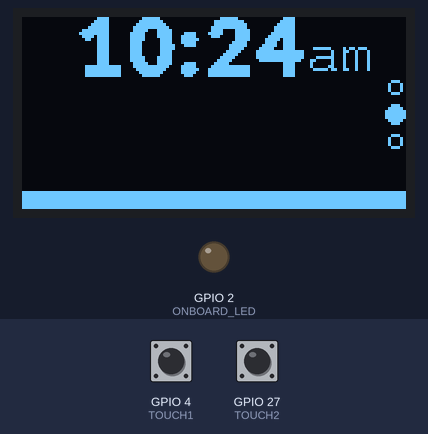
A sketch run on a simulated ESP32. On the bench: 128×64 one-colour display, output pins drawn as LEDs (lit = HIGH). The inputs (shaded band) are chosen by the test bench; at power-on: GPIO 4 (TOUCH1) HIGH, GPIO 27 (TOUCH2) HIGH. WiFi joins after 1.5 s; servers stay silent unless stated; the display library's start-up logo is not drawn; network time is answered at once with the bench clock; the local clock reads 2024-03-15 10:24:30 at power-on unless the sketch sets it; what the sketch prints to the serial monitor is not drawn.

Above: at 5.9 s.
6.0 s: GPIO 4 (TOUCH1) pulled LOW for 0.15 s
At 7.1 s:
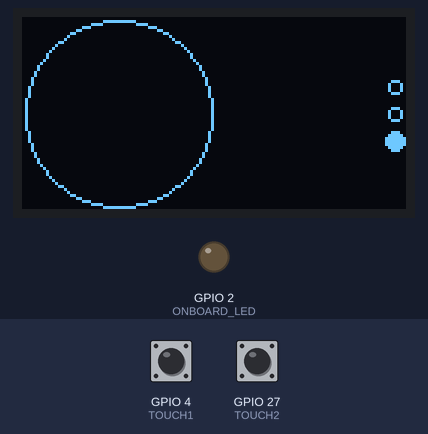
7.9 s: GPIO 4 (TOUCH1) pulled LOW for 1 s
At 10.7 s:
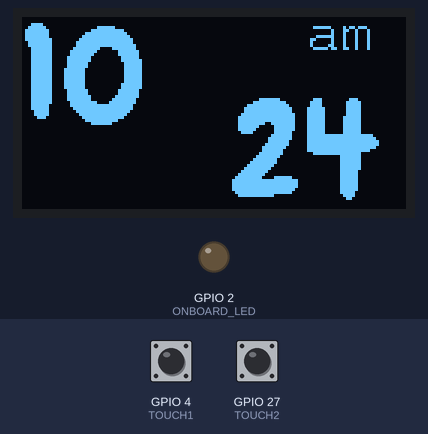
11.1 s: GPIO 27 (TOUCH2) pulled LOW for 0.15 s
At 13.6 s:
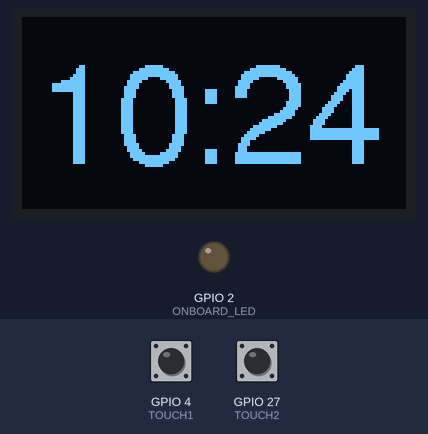
14.2 s: GPIO 27 (TOUCH2) pulled LOW for 1 s
At 16.3 s:
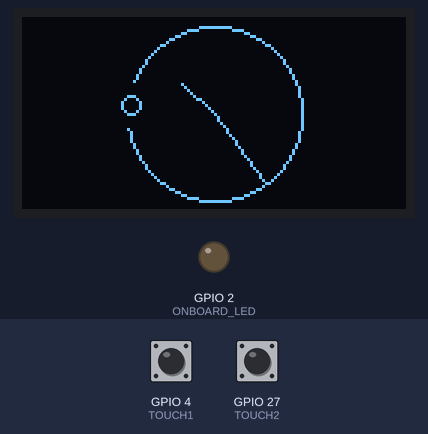
17.0 s: GPIO 27 (TOUCH2) pulled LOW for 0.15 s
At 18.1 s:
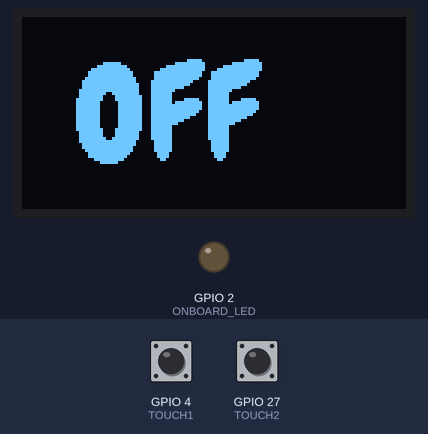
19.8 s: GPIO 4 (TOUCH1) pulled LOW for 0.15 s
At 20.04 s:
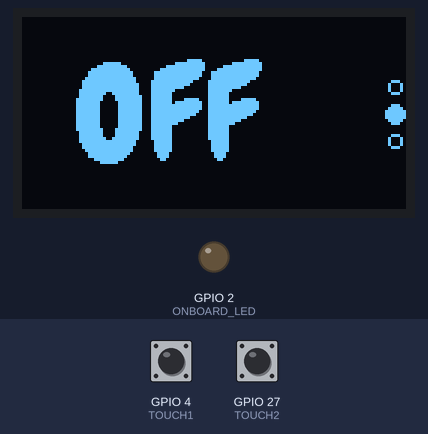
Timing chart, 0 to 22.8 s (numbered marks = the images above; inputs shaded):
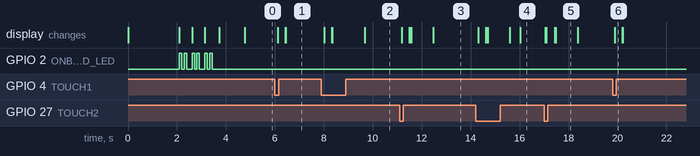

Measured:
- after the input at 6.0 s, the display: first changes after 0.12 s (image 1 shows a later state)
- after the input at 7.9 s, the display: first changes after 0.11 s (image 2 shows a later state)
- after the input at 11.1 s, the display: first changes after 0.09 s (image 3 shows a later state)
- after the input at 14.2 s, the display: first changes after 0.11 s (image 4 shows a later state)
- after the input at 17.0 s, the display: first differs from a run without the input after 0.10 s (image 5 shows a later state)
- after the input at 19.8 s, the display: changes after 0.09 s (image 6)
- what the display in image 5 shows lasts 0.9 s, from 17.5 s to 18.4 s

The sketch:

table_time.ino
```cpp
#include <SPI.h>
#include <Wire.h>
#include <Adafruit_GFX.h>
#include <Adafruit_SSD1306.h>
#include <HTTPClient.h>
#include <WiFiUdp.h>
#include <NTPClient.h>
#include <Fonts/FreeSansBold12pt7b.h>
#include <Fonts/FreeMono9pt7b.h>
#include <Fonts/FreeSans12pt7b.h>
#include <Fonts/FreeSans24pt7b.h>
#include "Lato_Heavy_26.h"
#include "Chewy_Regular_45.h"
#include <time.h>

#define TOUCH_THRESHOLD 30
#define TOUCH1 4 // GPIO 4 for touch 1
#define TOUCH2 27 // GPIO 27 for touch 2

#define FRAME0_TITLE_LOOP 30; // loop count for how much time the title is shown

#define ONBOARD_LED 2

#define LOOP_DELAY 50 // 50 ms
#define TIME_UPDATE_LOOP_COUNT 100 //update time after 20 loops
int time_update_loop_count_variable= TIME_UPDATE_LOOP_COUNT;

#define NO_OF_DIFF_CLOCK 4 // no of different clocks in FRAME 0

#define SCREEN_WIDTH 128
#define SCREEN_HEIGHT 64
#define OLED_RESET -1


int time_update_loop= 0;

Adafruit_SSD1306 display(SCREEN_WIDTH, SCREEN_HEIGHT, &Wire, OLED_RESET);

const char* ssid     = "14_A";
const char* password = "fourteena";

// const char* ssid     = "Spot";
// const char* password = "bubublabla";


bool showWindowStatus_show= true; // if window status is shown for next frame;

// const char* ssid     = "Droid";
// const char* password = "bubublabla";

int currentFrame= 1; // 0, 1 or 2 as starting frame...
int frameShift_X= 0, frameShift_y= 0;
const int frameJmp= 10; // if changed, have to change code in loop to fix

const long utcOffsetInSeconds = 19800;

WiFiUDP ntpUDP;
NTPClient timeClient(ntpUDP, "pool.ntp.org", utcOffsetInSeconds);


int date= 0, month= 0, year= 0;
int hours= 3, minutes= 0, seconds= 0;
char days[7][4]= {"SUN", "MON", "TUE", "WED", "THU", "FRI", "SAT"};
int today= 0;
char ampm[3]= "am";
time_t rawtime;
struct tm *ti;


bool touchOngoing1= false, touchOngoing2= false;
bool fstRandomTouched1= false, fstRandomTouched2= false;

int frame0_clock_no= 0;

int current_blink= 1; // counter for blinking clock
int frame0_title_remaining= 0; // counter for title

/*******************************************
***** Show WARNING through onboard led *****
*******************************************/
void warn() {
	digitalWrite(ONBOARD_LED, HIGH);
	delay(100);
	digitalWrite(ONBOARD_LED, LOW);
	delay(100);
	digitalWrite(ONBOARD_LED, HIGH);
	delay(100);
	digitalWrite(ONBOARD_LED, LOW);
	delay(200);
}

/*******************************************
***** Show ERROR through onboard led *****
*******************************************/

void error() {
	while(1) {
		digitalWrite(ONBOARD_LED, HIGH);
		delay(500);
		digitalWrite(ONBOARD_LED, LOW);
		delay(100);
	}
}

void show_no_wifi() {
	display.drawCircle(122, 5, 5, WHITE);
	display.fillCircle(122, 5, 1, WHITE);
}


void setup() {

	/**************************************
	********* General SETUP ***************
	**************************************/

	Serial.begin(115200);
	pinMode(ONBOARD_LED,OUTPUT);
	delay(10);

	/**************************************
	********* Display Setup ***************
	**************************************/

	if(!display.begin(SSD1306_SWITCHCAPVCC, 0x3C)) {
		Serial.println(F("SSD1306 allocation failed"));
		error();
	}
	display.display();
	delay(2000);
	display.clearDisplay();

	display.setTextSize(1);
	display.setTextColor(WHITE);

	/**************************************
	********* Connect to WIFI *************
	**************************************/

	Serial.print("Connecting to ");
	Serial.println(ssid);

	WiFi.begin(ssid, password);

	display.setCursor(0,SCREEN_HEIGHT/4);
	display.print("Connecting WIFI");
	display.display();

	while(WiFi.status() != WL_CONNECTED) {
		warn();
		Serial.print(".");

		display.print(".");
		display.display();
	}
	display.println(" ");
	display.println("WIFI Connected");
	display.display();

	/*******************************************
	********** Setup for NTP *******************
	*******************************************/

	timeClient.begin();

	display.println("NTP started");
	display.display();


	/******************************************
	********** END of setup *******************
	******************************************/
	delay(1000);

}


void loop() {

	// display.setTextSize(2);

	display.clearDisplay();

	if(--time_update_loop < 0) {
		updateTime();
		time_update_loop= time_update_loop_count_variable;
	}

	runTouchInterupt();


	/********************************************************
	*** For showing animation between window/frame change ***
	********************************************************/
	if(currentFrame == 0) {
		if(frameShift_y > 5) {
			frame0(frameShift_X, frameShift_y);
			frame2(frameShift_X, frameShift_y- 64);
			frameShift_y-= frameJmp;
		} else if(frameShift_y < -5) {
			frame0(frameShift_X, frameShift_y);
			frame1(frameShift_X, 64+frameShift_y);
			frameShift_y+= frameJmp;
		} else {
			frame0(0, 0);
		}
		if(frameShift_y < 5 && frameShift_y > -5) {
			frameShift_y= 0;
		}

	} else if(currentFrame == 1) {
		if(frameShift_y > 5) {
			frame1(frameShift_X, frameShift_y);
			frame0(frameShift_X, frameShift_y- 64);
			frame0_clock_no= 0;
			frameShift_y-= frameJmp;
		} else if(frameShift_y < -5) {
			frame1(frameShift_X, frameShift_y);
			frame2(frameShift_X, 64+frameShift_y);
			// frame0_clock_no= 0;
			frameShift_y+= frameJmp;
		} else {
			frame1(0, 0);
		}
		if(frameShift_y < 5 && frameShift_y > -5) {
			frameShift_y= 0;
		}
	} else if(currentFrame == 2) {
		if(frameShift_y > 5) {
			frame2(frameShift_X, frameShift_y);
			frame1(frameShift_X, frameShift_y- 64);
			frameShift_y-= frameJmp;
		} else if(frameShift_y < -5) {
			frame2(frameShift_X, frameShift_y);
			frame0(frameShift_X, 64+frameShift_y);
			frame0_clock_no= 0;
			frameShift_y+= frameJmp;
		} else {
			frame2(0, 0);
		}
		if(frameShift_y < 5 && frameShift_y > -5) {
			frameShift_y= 0;
		}
	}

	if(currentFrame) { // dont show at frame 0...
		showWindowStatus(currentFrame);
	}

	//************ End animation **********************

	if(WiFi.status() != WL_CONNECTED) {
		show_no_wifi();
	}

	display.display();

	delay(30);


}


/***************************************************
************* Function if touched ****************
***************************************************/

// onTouch executes once if being touched...
void onTouch1() {

	// display scroll down
	if(!frameShift_y) {
		frameShift_y= 64;
		currentFrame= (currentFrame+1)% 3;
		reset();
	}

	// display scroll up
	// if(!frameShift_y) {
	// 	frameShift_y= -64;
	// 	currentFrame--;
	// 	currentFrame= currentFrame<0? 2: currentFrame;
	// }
}

void onTouch2() {
	if(currentFrame == 0) {
		frame0_clock_no= (frame0_clock_no+1)%NO_OF_DIFF_CLOCK;
		frameShift_X= 128;
		reset();
	}
}

void runTouchInterupt() {

	int val1= touchRead(TOUCH1);
	int val2= touchRead(TOUCH2);

	// Serial.print("TOUCH of- ");
	// Serial.print(TOUCH1);
	// Serial.print(" - ");
	// Serial.println(val1);

	// Serial.print("TOUCH of- ");
	// Serial.print(TOUCH2);
	// Serial.print(" - ");
	// Serial.println(val2);

	if(val1<TOUCH_THRESHOLD) {
		if(!fstRandomTouched1) {
			fstRandomTouched1= true;
		} else {
			if(!touchOngoing1) {
				onTouch1();
				touchOngoing1= true;
			}
		}
	} else {
		touchOngoing1= false;
		fstRandomTouched1= false;
	}

	if(val2<TOUCH_THRESHOLD) {
		if(!fstRandomTouched2) {
			fstRandomTouched2= true;
		} else {
			if(!touchOngoing2) {
				onTouch2();
				touchOngoing2= true;
			}
		}
	} else {
		touchOngoing2= false;
		fstRandomTouched2= false;
	}
}


/***************************************************
***************** Change Frame *********************
***************************************************/


/***************************************************
************* UPDATE TIME VARIABLES ****************
***************************************************/
void updateTime() {
	// updateTime_dummy();
	// return;
	timeClient.update();
	hours= timeClient.getHours()>12? timeClient.getHours()-12 : timeClient.getHours();
	minutes= timeClient.getMinutes();
	seconds= timeClient.getSeconds();
	ampm[0]= timeClient.getHours()>12? 'p' : 'a';
	today= timeClient.getDay();

	time_t rawtime = timeClient.getEpochTime();
	ti = localtime (&rawtime);
	year= ti->tm_year + 1900;
	month= ti->tm_mon+1;
	date= ti->tm_mday;

}

void updateTime_dummy() {
	minutes ++;
	if(minutes > 60) {
		minutes= 0;
		hours ++;
	}
	hours= hours%24;
}

/***************************************************
************ Get remaining day of GATE *************
***************************************************/

int getRemainingDay(int d, int m, int y) {
	int td= date, tm= month, ty= year;
	int res= 0;
	int i;
	for(i=ty; i< y; i++) {
		res+= i%4 == 0? 366 : 365;
	}
	res-= daysInMonth(tm,ty);
	res-= td;
	res+= daysInMonth(m, y);
	res += d;
	return  res;
}

int daysInMonth(int a,int yy) {
	int x=0,c;
	int mon[12]={31,28,31,30,31,30,31,31,30,31,30,31};
	for(c=0;c<a-1;c++) {
		if(c==1) {
			if(yy%4==0)
				x+=29;
			else
				x+=28;
		}
		else
			x+=mon[c];
	}
	return(x);
}


/***************************************************
************ Main frame of display******************
********* Shows time and days remaining ************
***************************************************/


void frame1(int x, int y) {
	// display.setTextSize(3);

	/******** Show Time ************/
	// display.setFont(&FreeSansBold12pt7b);
	display.setFont(&Lato_Heavy_26);
	display.setCursor(18+x, 20+y);
	char h[3]= {'0', '0', '\0'};
	char m[3]= {'0', '0', '\0'};
	timeStringify(hours, h);
	display.print(h);
	display.print(":");
	timeStringify(minutes, m);
	display.print(m);


	/********** Show AM / PM ************/
	display.setFont(&FreeMono9pt7b);
	display.setCursor(95+x, 17+y);
	display.print(ampm);


	/*********** Show Remaining days *********/
	int rem= getRemainingDay(2, 2, 2020);
	if(rem> 0) {
		display.setFont(&FreeSans12pt7b);
		display.setCursor(35+x, 50+y);
		display.print(rem);
		display.setFont(&FreeMono9pt7b);
		display.print("ds");
		display.drawRect(0+x, 58+y, display.width(), 6, WHITE);
		int remainingTime= display.width() * (float)(rem)/(float)365;
		display.fillRect(0+x, 58+y, remainingTime,6 , WHITE);
	}
	else if(rem == 0) {
		display.setFont(&FreeSans12pt7b);
		display.setCursor(35+x, 50+y);
		display.print(".GATE.");
	} else {
		display.drawRect(0+x, 58+y, display.width(), 6, WHITE);
		int remainingTime= display.width() * (float)(365-rem)/(float)365;
		display.fillRect(0+x, 58+y, remainingTime,6 , WHITE);
	}

}

void timeStringify(int n, char *c) {
	if(n<10) {
		c[0]= '0';
		c[1]= n+48;
	} else {
		c[1]= (n%10)+48;
		c[0]= (n/10)+48;
	}
}


/***************************************************
************ 2nd frame of display ******************
********* XXXXXXXXXXXXXXXXXXXXXXXXXXXXX ************
***************************************************/

void frame0(int x, int y) {

	// display.setFont(&FreeSans12pt7b);
	// display.setCursor(x+20, y+30);
	// display.print(touchRead(27));

	void (*clocks[NO_OF_DIFF_CLOCK])(int, int)= { &clock_big, &clock_blink, &clock_analog, &clock_off};

	int previous_clock_index = (frame0_clock_no-1) <0 ? NO_OF_DIFF_CLOCK-1 : frame0_clock_no-1;

	if(frameShift_X == 0) {
		clocks[frame0_clock_no](x, y);
	}
	else if(frameShift_X > 2* frameJmp) {
		clocks[previous_clock_index](x - (128 - frameShift_X), y);
		clocks[frame0_clock_no](x + frameShift_X, y);
		frameShift_X -= 2* frameJmp;
	} else if( frameShift_X > 0) {
		clocks[previous_clock_index](x - (128 - frameShift_X), y);
		clocks[frame0_clock_no](x + frameShift_X, y);
		frameShift_X = 0;
	}
}


void frame2(int x, int y) {
	// display.drawRect( x+10, y+10, display.width()-20, display.height()-20, WHITE);
	// display.drawRect( x+20, y+20, display.width()-40, display.height()-40, WHITE);
	// display.fillRect( x, y, display.width(), display.height(), WHITE);
	display.drawCircle(x+32, y+32, 31, WHITE);
}


/***************************************************
***************** The Status icons *****************
************* These are always visible *************
***************************************************/

void showWindowStatus(int curWindow) {

	// ************** Show Window via bubble ***************
	if(showWindowStatus_show) {
		const int X= 124, Y= 23, distance= 9, radius= 2;
		const int numberOfWindow= 3;
		int i;
		for(i=0; i< numberOfWindow; i++) {
			if(curWindow == i) {
				display.fillCircle(X, Y+(i)*distance, radius+1, WHITE);
			} else {
				display.drawCircle(X, Y+(i)*distance, radius, WHITE);
			}
		}
	}
	showWindowStatus_show= true;
}

/***************************************************
*************  resets all variables  ***************
***************************************************/

void reset() {
	display.dim(false);
	current_blink= 1;
	frame0_title_remaining= FRAME0_TITLE_LOOP;
	time_update_loop_count_variable= TIME_UPDATE_LOOP_COUNT;
}

/***************************************************
***************** Different Clocks *****************
******************  for frame 0  *******************
***************************************************/

bool showTitle(char* s, int x, int y) {
	if(frame0_title_remaining) {
		display.setFont(&Chewy_Regular_45);
		display.setCursor(x, y);
		display.print(s);

		frame0_title_remaining--;
		return true;
	}
	return false;
}


#define TIME_CONST_BLINK_ON 50
#define TIME_CONST_BLINK_OFF 200
void clock_blink(int x, int y) {

	if(showTitle("BLINK", x+5, y+48)) return;

	int cycle_time= TIME_CONST_BLINK_OFF+ TIME_CONST_BLINK_ON;
	current_blink= (current_blink+1) % cycle_time;
	if(current_blink < TIME_CONST_BLINK_ON) {
		display.dim(false);

		display.setFont(&FreeSans24pt7b);
		display.setCursor(5+x, 48+y);

		char h[3]= {'0', '0', '\0'};
		char m[3]= {'0', '0', '\0'};
		timeStringify(hours, h);
		display.print(h);
		display.print(":");
		timeStringify(minutes, m);
		display.print(m);

	} else {
		display.dim(true);
	}

}

void clock_big(int x, int y) {

	if(showTitle(" BIG ", x+5, y+48)) return;

	display.setFont(&Chewy_Regular_45);
	display.setCursor(0+x, 34+y);

	char h[3]= {'0', '0', '\0'};
	char m[3]= {'0', '0', '\0'};
	timeStringify(hours, h);
	display.print(h);

	display.setCursor(70+x, 60+y);
	timeStringify(minutes, m);
	display.print(m);

	display.setFont(&FreeMono9pt7b);
	display.setCursor(95+x, 10+y);
	display.print(ampm);

	/*********** Show Remaining days *********/
	int rem= getRemainingDay(2, 2, 2020);
	int boxLen= 64;
	if(rem> 0) {
		display.drawRect(0+x, 58+y, boxLen, 6, WHITE);
		int remainingTime= boxLen * (float)(365-rem)/(float)365;
		if(remainingTime < boxLen) {
			display.fillRect(0+x, 58+y, remainingTime,6 , WHITE);
		}
	}
	else if(rem == 0) {
		display.drawRect(0+x, 58+y, boxLen, 6, WHITE);
	}
}

void clock_off(int x, int y) {
	if(showTitle(" OFF ", x+5, y+48)) return;
}

void clock_analog(int x, int y) {
	if(showTitle("ANLG", x+7, y+48)) {
		time_update_loop_count_variable= 0;
		return;
	};

	display.drawCircle(x+64, y+32, 29, WHITE);

	int hours_12= hours>11? hours-12 : hours;
	int minute_since_00= hours_12*60 + minutes;

	int hour_x= 15* sin((float)minute_since_00*PI/360);
	int hour_y= 15* cos((float)minute_since_00*PI/360);

	display.drawLine(x+64, y+32, x+hour_x+ 64, y-hour_y+ 32, WHITE);

	// display.drawLine(x+sec_x_2+64, y-sec_y_2+32, x+sec_x_1+ 64, y-sec_y_1+ 32, WHITE);

	int min_x= 28* sin((float)minutes*PI/30);
	int min_y= 28* cos((float)minutes*PI/30);

	display.drawLine(x+64, y+32, x+min_x+ 64, y-min_y+ 32, WHITE);

	int sec_x= 29* sin((float)seconds*PI/30);
	int sec_y= 29* cos((float)seconds*PI/30);

	display.fillCircle(x+ sec_x+ 64, y- sec_y+ 32, 7, BLACK);
	display.drawCircle(x+ sec_x+ 64, y- sec_y+ 32, 3, WHITE);
	// display.drawPixel(x+ sec_x+ 64, y- sec_y+ 32, WHITE);

}
```

Source omitted: y_Regular_45.h (data table, 41104 bytes), ato_Heavy_26.h (data table, 21404 bytes)
